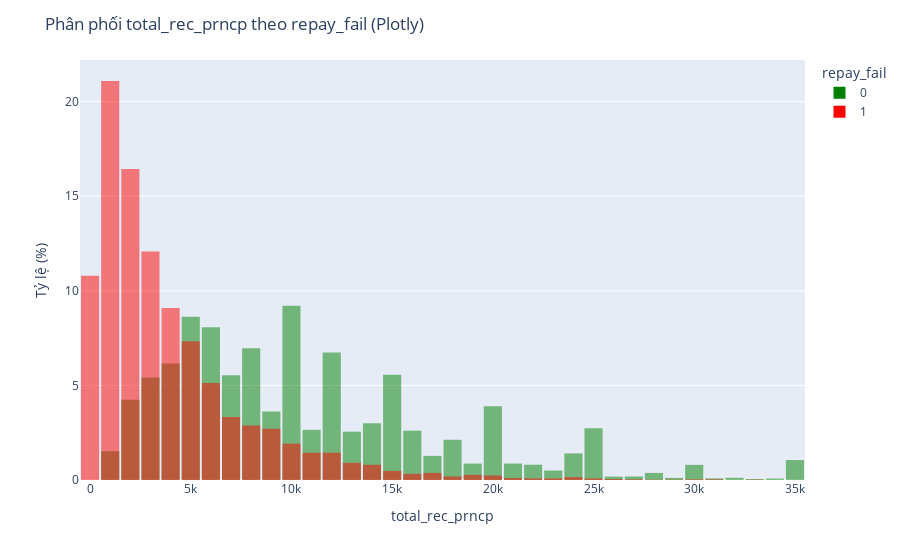

This figure's notebook cell:
### Code cell
# Vẽ histogram của total_rec_prncp theo repay_fail
plt.figure(figsize=(10, 6))

# Chia nhóm theo repay_fail
for label, color in zip([0, 1], ['green', 'red']):
    subset = df[df['repay_fail'] == label]['total_rec_prncp']
    sns.histplot(subset, 
                 bins=50, 
                 kde=True, 
                 stat='density', 
                 element='step', 
                 fill=False, 
                 label=f"repay_fail = {label}", 
                 color=color)

plt.title("Phân bố của total_rec_prncp theo biến mục tiêu repay_fail", fontsize=14)
plt.xlabel("total_rec_prncp")
plt.ylabel("Mật độ")
plt.legend(title="Tình trạng vỡ nợ")
plt.grid(True, linestyle='--', alpha=0.5)
plt.tight_layout()
plt.show()

plt.figure(figsize=(10, 6))
sns.boxplot(x='repay_fail', y='total_rec_prncp', data=df, palette=['green', 'red'])
plt.title("So sánh phân phối total_rec_prncp theo repay_fail", fontsize=14)
plt.xlabel("Tình trạng vỡ nợ (repay_fail)")
plt.ylabel("Tổng gốc đã thu hồi (total_rec_prncp)")
plt.grid(True, linestyle='--', alpha=0.5)
plt.tight_layout()
plt.show()

fig = px.histogram(df, 
                   x='total_rec_prncp', 
                   color='repay_fail', 
                   nbins=50,
                   histnorm='percent',
                   barmode='overlay',  
                   color_discrete_map={0: 'green', 1: 'red'})
fig.update_layout(
    title='Phân phối total_rec_prncp theo repay_fail (Plotly)',
    xaxis_title='total_rec_prncp',
    yaxis_title='Tỷ lệ (%)',
    bargap=0.1
)
fig.show()

### Figure 1 — Plotly figure (JSON) as saved in the notebook; plotly's stock layout.template omitted (floating-point values rounded to 4 significant figures; data arrays with more than 128 entries replaced by an {"elided": "..."} marker saying what was removed)
{"data": [{"bingroup": "x", "histnorm": "percent", "hovertemplate": "repay_fail=0<br>total_rec_prncp=%{x}<br>percent=%{y}<extra></extra>", "legendgroup": "0", "marker": {"color": "green", "opacity": 0.5, "pattern": {"shape": ""}}, "name": "0", "nbinsx": 50, "orientation": "v", "showlegend": true, "type": "histogram", "x": {"elided": "32650 float values"}, "xaxis": "x", "yaxis": "y"}, {"bingroup": "x", "histnorm": "percent", "hovertemplate": "repay_fail=1<br>total_rec_prncp=%{x}<br>percent=%{y}<extra></extra>", "legendgroup": "1", "marker": {"color": "red", "opacity": 0.5, "pattern": {"shape": ""}}, "name": "1", "nbinsx": 50, "orientation": "v", "showlegend": true, "type": "histogram", "x": {"elided": "5828 float values"}, "xaxis": "x", "yaxis": "y"}], "layout": {"bargap": 0.1, "barmode": "overlay", "legend": {"title": {"text": "repay_fail"}, "tracegroupgap": 0}, "margin": {"t": 60}, "title": {"text": "Phân phối total_rec_prncp theo repay_fail (Plotly)"}, "xaxis": {"anchor": "y", "domain": [0, 1], "title": {"text": "total_rec_prncp"}}, "yaxis": {"anchor": "x", "domain": [0, 1], "title": {"text": "Tỷ lệ (%)"}}}}
